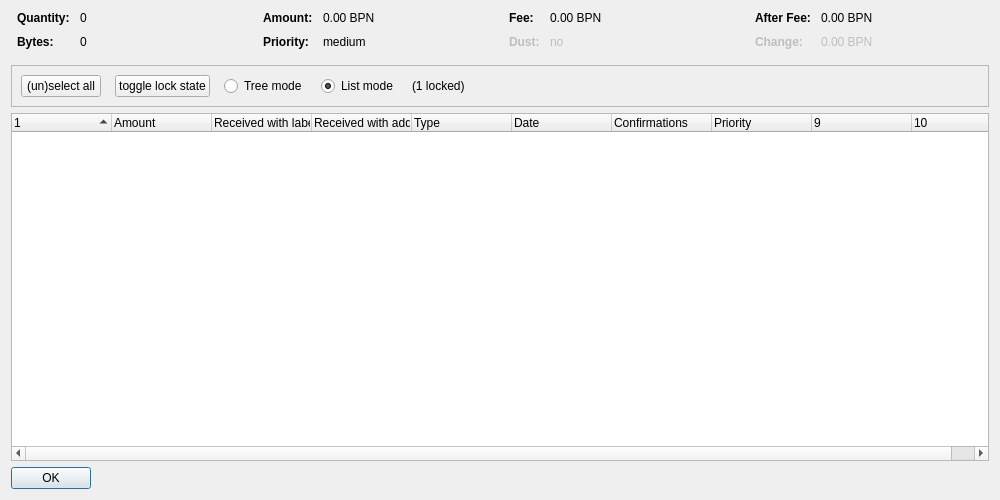
<?xml version="1.0" encoding="UTF-8"?>
<ui version="4.0">
 <class>CoinControlDialog</class>
 <widget class="QDialog" name="CoinControlDialog">
  <property name="geometry">
   <rect>
    <x>0</x>
    <y>0</y>
    <width>1000</width>
    <height>500</height>
   </rect>
  </property>
  <property name="windowTitle">
   <string>Coin Selection</string>
  </property>
  <layout class="QVBoxLayout" name="verticalLayout">
   <item>
    <layout class="QHBoxLayout" name="horizontalLayoutTop" stretch="0,0,0,0">
     <property name="topMargin">
      <number>0</number>
     </property>
     <property name="bottomMargin">
      <number>10</number>
     </property>
     <item>
      <layout class="QFormLayout" name="formLayoutCoinControl1">
       <property name="horizontalSpacing">
        <number>10</number>
       </property>
       <property name="verticalSpacing">
        <number>10</number>
       </property>
       <property name="leftMargin">
        <number>6</number>
       </property>
       <property name="rightMargin">
        <number>6</number>
       </property>
       <item row="0" column="0">
        <widget class="QLabel" name="labelCoinControlQuantityText">
         <property name="font">
          <font>
           <weight>75</weight>
           <bold>true</bold>
          </font>
         </property>
         <property name="text">
          <string>Quantity:</string>
         </property>
        </widget>
       </item>
       <item row="0" column="1">
        <widget class="QLabel" name="labelCoinControlQuantity">
         <property name="cursor">
          <cursorShape>IBeamCursor</cursorShape>
         </property>
         <property name="contextMenuPolicy">
          <enum>Qt::ActionsContextMenu</enum>
         </property>
         <property name="text">
          <string notr="true">0</string>
         </property>
         <property name="textInteractionFlags">
          <set>Qt::LinksAccessibleByMouse|Qt::TextSelectableByKeyboard|Qt::TextSelectableByMouse</set>
         </property>
        </widget>
       </item>
       <item row="1" column="0">
        <widget class="QLabel" name="labelCoinControlBytesText">
         <property name="font">
          <font>
           <weight>75</weight>
           <bold>true</bold>
          </font>
         </property>
         <property name="text">
          <string>Bytes:</string>
         </property>
        </widget>
       </item>
       <item row="1" column="1">
        <widget class="QLabel" name="labelCoinControlBytes">
         <property name="cursor">
          <cursorShape>IBeamCursor</cursorShape>
         </property>
         <property name="contextMenuPolicy">
          <enum>Qt::ActionsContextMenu</enum>
         </property>
         <property name="text">
          <string notr="true">0</string>
         </property>
         <property name="textInteractionFlags">
          <set>Qt::LinksAccessibleByMouse|Qt::TextSelectableByKeyboard|Qt::TextSelectableByMouse</set>
         </property>
        </widget>
       </item>
      </layout>
     </item>
     <item>
      <layout class="QFormLayout" name="formLayoutCoinControl2">
       <property name="horizontalSpacing">
        <number>10</number>
       </property>
       <property name="verticalSpacing">
        <number>10</number>
       </property>
       <property name="leftMargin">
        <number>6</number>
       </property>
       <property name="rightMargin">
        <number>6</number>
       </property>
       <item row="0" column="0">
        <widget class="QLabel" name="labelCoinControlAmountText">
         <property name="font">
          <font>
           <weight>75</weight>
           <bold>true</bold>
          </font>
         </property>
         <property name="text">
          <string>Amount:</string>
         </property>
        </widget>
       </item>
       <item row="0" column="1">
        <widget class="QLabel" name="labelCoinControlAmount">
         <property name="cursor">
          <cursorShape>IBeamCursor</cursorShape>
         </property>
         <property name="contextMenuPolicy">
          <enum>Qt::ActionsContextMenu</enum>
         </property>
         <property name="text">
          <string notr="true">0.00 BPN</string>
         </property>
         <property name="textInteractionFlags">
          <set>Qt::LinksAccessibleByMouse|Qt::TextSelectableByKeyboard|Qt::TextSelectableByMouse</set>
         </property>
        </widget>
       </item>
       <item row="1" column="0">
        <widget class="QLabel" name="labelCoinControlPriorityText">
         <property name="font">
          <font>
           <weight>75</weight>
           <bold>true</bold>
          </font>
         </property>
         <property name="text">
          <string>Priority:</string>
         </property>
        </widget>
       </item>
       <item row="1" column="1">
        <widget class="QLabel" name="labelCoinControlPriority">
         <property name="cursor">
          <cursorShape>IBeamCursor</cursorShape>
         </property>
         <property name="contextMenuPolicy">
          <enum>Qt::ActionsContextMenu</enum>
         </property>
         <property name="text">
          <string>medium</string>
         </property>
         <property name="textInteractionFlags">
          <set>Qt::LinksAccessibleByMouse|Qt::TextSelectableByKeyboard|Qt::TextSelectableByMouse</set>
         </property>
        </widget>
       </item>
      </layout>
     </item>
     <item>
      <layout class="QFormLayout" name="formLayoutCoinControl3">
       <property name="horizontalSpacing">
        <number>10</number>
       </property>
       <property name="verticalSpacing">
        <number>10</number>
       </property>
       <property name="leftMargin">
        <number>6</number>
       </property>
       <property name="rightMargin">
        <number>6</number>
       </property>
       <item row="0" column="0">
        <widget class="QLabel" name="labelCoinControlFeeText">
         <property name="font">
          <font>
           <weight>75</weight>
           <bold>true</bold>
          </font>
         </property>
         <property name="text">
          <string>Fee:</string>
         </property>
        </widget>
       </item>
       <item row="0" column="1">
        <widget class="QLabel" name="labelCoinControlFee">
         <property name="cursor">
          <cursorShape>IBeamCursor</cursorShape>
         </property>
         <property name="contextMenuPolicy">
          <enum>Qt::ActionsContextMenu</enum>
         </property>
         <property name="text">
          <string notr="true">0.00 BPN</string>
         </property>
         <property name="textInteractionFlags">
          <set>Qt::LinksAccessibleByMouse|Qt::TextSelectableByKeyboard|Qt::TextSelectableByMouse</set>
         </property>
        </widget>
       </item>
       <item row="1" column="0">
        <widget class="QLabel" name="labelCoinControlLowOutputText">
         <property name="enabled">
          <bool>false</bool>
         </property>
         <property name="font">
          <font>
           <weight>75</weight>
           <bold>true</bold>
          </font>
         </property>
         <property name="text">
          <string>Dust:</string>
         </property>
        </widget>
       </item>
       <item row="1" column="1">
        <widget class="QLabel" name="labelCoinControlLowOutput">
         <property name="enabled">
          <bool>false</bool>
         </property>
         <property name="cursor">
          <cursorShape>IBeamCursor</cursorShape>
         </property>
         <property name="contextMenuPolicy">
          <enum>Qt::ActionsContextMenu</enum>
         </property>
         <property name="text">
          <string>no</string>
         </property>
         <property name="textInteractionFlags">
          <set>Qt::LinksAccessibleByMouse|Qt::TextSelectableByKeyboard|Qt::TextSelectableByMouse</set>
         </property>
        </widget>
       </item>
      </layout>
     </item>
     <item>
      <layout class="QFormLayout" name="formLayoutCoinControl4">
       <property name="horizontalSpacing">
        <number>10</number>
       </property>
       <property name="verticalSpacing">
        <number>10</number>
       </property>
       <property name="leftMargin">
        <number>6</number>
       </property>
       <property name="rightMargin">
        <number>6</number>
       </property>
       <item row="0" column="0">
        <widget class="QLabel" name="labelCoinControlAfterFeeText">
         <property name="font">
          <font>
           <weight>75</weight>
           <bold>true</bold>
          </font>
         </property>
         <property name="text">
          <string>After Fee:</string>
         </property>
        </widget>
       </item>
       <item row="0" column="1">
        <widget class="QLabel" name="labelCoinControlAfterFee">
         <property name="cursor">
          <cursorShape>IBeamCursor</cursorShape>
         </property>
         <property name="contextMenuPolicy">
          <enum>Qt::ActionsContextMenu</enum>
         </property>
         <property name="text">
          <string notr="true">0.00 BPN</string>
         </property>
         <property name="textInteractionFlags">
          <set>Qt::LinksAccessibleByMouse|Qt::TextSelectableByKeyboard|Qt::TextSelectableByMouse</set>
         </property>
        </widget>
       </item>
       <item row="1" column="0">
        <widget class="QLabel" name="labelCoinControlChangeText">
         <property name="enabled">
          <bool>false</bool>
         </property>
         <property name="font">
          <font>
           <weight>75</weight>
           <bold>true</bold>
          </font>
         </property>
         <property name="text">
          <string>Change:</string>
         </property>
        </widget>
       </item>
       <item row="1" column="1">
        <widget class="QLabel" name="labelCoinControlChange">
         <property name="enabled">
          <bool>false</bool>
         </property>
         <property name="cursor">
          <cursorShape>IBeamCursor</cursorShape>
         </property>
         <property name="contextMenuPolicy">
          <enum>Qt::ActionsContextMenu</enum>
         </property>
         <property name="text">
          <string notr="true">0.00 BPN</string>
         </property>
         <property name="textInteractionFlags">
          <set>Qt::LinksAccessibleByMouse|Qt::TextSelectableByKeyboard|Qt::TextSelectableByMouse</set>
         </property>
        </widget>
       </item>
      </layout>
     </item>
    </layout>
   </item>
   <item>
    <widget class="QFrame" name="frame">
     <property name="minimumSize">
      <size>
       <width>0</width>
       <height>40</height>
      </size>
     </property>
     <property name="frameShape">
      <enum>QFrame::StyledPanel</enum>
     </property>
     <property name="frameShadow">
      <enum>QFrame::Sunken</enum>
     </property>
     <layout class="QHBoxLayout" name="horizontalLayout">
      <item>
       <layout class="QHBoxLayout" name="horizontalLayoutPanel" stretch="0,0,0,0,0,0">
        <property name="spacing">
         <number>14</number>
        </property>
        <item>
         <widget class="QPushButton" name="pushButtonSelectAll">
          <property name="sizePolicy">
           <sizepolicy hsizetype="Maximum" vsizetype="Fixed">
            <horstretch>0</horstretch>
            <verstretch>0</verstretch>
           </sizepolicy>
          </property>
          <property name="text">
           <string>(un)select all</string>
          </property>
          <property name="autoDefault">
           <bool>false</bool>
          </property>
         </widget>
        </item>
        <item>
         <widget class="QPushButton" name="pushButtonToggleLock">
          <property name="sizePolicy">
           <sizepolicy hsizetype="Maximum" vsizetype="Fixed">
            <horstretch>0</horstretch>
            <verstretch>0</verstretch>
           </sizepolicy>
          </property>
          <property name="text">
           <string>toggle lock state</string>
          </property>
          <property name="autoDefault">
           <bool>false</bool>
          </property>
         </widget>
        </item>
        <item>
         <widget class="QRadioButton" name="radioTreeMode">
          <property name="sizePolicy">
           <sizepolicy hsizetype="Maximum" vsizetype="Fixed">
            <horstretch>0</horstretch>
            <verstretch>0</verstretch>
           </sizepolicy>
          </property>
          <property name="text">
           <string>Tree mode</string>
          </property>
         </widget>
        </item>
        <item>
         <widget class="QRadioButton" name="radioListMode">
          <property name="sizePolicy">
           <sizepolicy hsizetype="Maximum" vsizetype="Fixed">
            <horstretch>0</horstretch>
            <verstretch>0</verstretch>
           </sizepolicy>
          </property>
          <property name="text">
           <string>List mode</string>
          </property>
          <property name="checked">
           <bool>true</bool>
          </property>
         </widget>
        </item>
        <item>
         <widget class="QLabel" name="labelLocked">
          <property name="text">
           <string>(1 locked)</string>
          </property>
         </widget>
        </item>
        <item>
         <spacer name="horizontalSpacer">
          <property name="orientation">
           <enum>Qt::Horizontal</enum>
          </property>
          <property name="sizeHint" stdset="0">
           <size>
            <width>40</width>
            <height>20</height>
           </size>
          </property>
         </spacer>
        </item>
       </layout>
      </item>
     </layout>
    </widget>
   </item>
   <item>
    <widget class="CoinControlTreeWidget" name="treeWidget">
     <property name="contextMenuPolicy">
      <enum>Qt::CustomContextMenu</enum>
     </property>
     <property name="sortingEnabled">
      <bool>false</bool>
     </property>
     <property name="columnCount">
      <number>10</number>
     </property>
     <attribute name="headerShowSortIndicator" stdset="0">
      <bool>true</bool>
     </attribute>
     <attribute name="headerStretchLastSection">
      <bool>false</bool>
     </attribute>
     <column>
      <property name="text">
       <string/>
      </property>
     </column>
     <column>
      <property name="text">
       <string>Amount</string>
      </property>
     </column>
     <column>
      <property name="text">
       <string>Received with label</string>
      </property>
     </column>
     <column>
      <property name="text">
       <string>Received with address</string>
      </property>
     </column>
     <column>
      <property name="text">
       <string>Type</string>
      </property>
     </column>
     <column>
      <property name="text">
       <string>Date</string>
      </property>
     </column>
     <column>
      <property name="text">
       <string>Confirmations</string>
      </property>
      <property name="toolTip">
       <string>Confirmed</string>
      </property>
     </column>
     <column>
      <property name="text">
       <string>Priority</string>
      </property>
     </column>
     <column>
      <property name="text">
       <string/>
      </property>
     </column>
     <column>
      <property name="text">
       <string/>
      </property>
     </column>
    </widget>
   </item>
   <item>
    <widget class="QDialogButtonBox" name="buttonBox">
     <property name="sizePolicy">
      <sizepolicy hsizetype="Maximum" vsizetype="Fixed">
       <horstretch>0</horstretch>
       <verstretch>0</verstretch>
      </sizepolicy>
     </property>
     <property name="orientation">
      <enum>Qt::Horizontal</enum>
     </property>
     <property name="standardButtons">
      <set>QDialogButtonBox::Ok</set>
     </property>
    </widget>
   </item>
  </layout>
 </widget>
 <customwidgets>
  <customwidget>
   <class>CoinControlTreeWidget</class>
   <extends>QTreeWidget</extends>
   <header>coincontroltreewidget.h</header>
  </customwidget>
 </customwidgets>
 <resources/>
 <connections/>
</ui>
